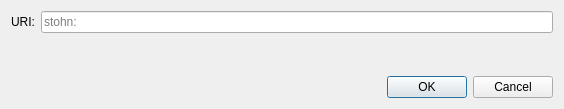
<?xml version="1.0" encoding="UTF-8"?>
<ui version="4.0">
 <class>OpenURIDialog</class>
 <widget class="QDialog" name="OpenURIDialog">
  <property name="geometry">
   <rect>
    <x>0</x>
    <y>0</y>
    <width>564</width>
    <height>109</height>
   </rect>
  </property>
  <property name="windowTitle">
   <string>Open stohn URI</string>
  </property>
  <layout class="QVBoxLayout" name="verticalLayout">
   <item>
    <layout class="QHBoxLayout" name="horizontalLayout">
     <item>
      <widget class="QLabel" name="label">
       <property name="text">
        <string>URI:</string>
       </property>
      </widget>
     </item>
     <item>
      <widget class="QValidatedLineEdit" name="uriEdit">
       <property name="placeholderText">
        <string notr="true">stohn:</string>
       </property>
      </widget>
     </item>
    </layout>
   </item>
   <item>
    <spacer name="verticalSpacer">
     <property name="orientation">
      <enum>Qt::Vertical</enum>
     </property>
     <property name="sizeHint" stdset="0">
      <size>
       <width>20</width>
       <height>40</height>
      </size>
     </property>
    </spacer>
   </item>
   <item>
    <widget class="QDialogButtonBox" name="buttonBox">
     <property name="orientation">
      <enum>Qt::Horizontal</enum>
     </property>
     <property name="standardButtons">
      <set>QDialogButtonBox::Cancel|QDialogButtonBox::Ok</set>
     </property>
    </widget>
   </item>
  </layout>
 </widget>
 <customwidgets>
  <customwidget>
   <class>QValidatedLineEdit</class>
   <extends>QLineEdit</extends>
   <header>qt/qvalidatedlineedit.h</header>
  </customwidget>
 </customwidgets>
 <resources/>
 <connections>
  <connection>
   <sender>buttonBox</sender>
   <signal>accepted()</signal>
   <receiver>OpenURIDialog</receiver>
   <slot>accept()</slot>
   <hints>
    <hint type="sourcelabel">
     <x>248</x>
     <y>254</y>
    </hint>
    <hint type="destinationlabel">
     <x>157</x>
     <y>274</y>
    </hint>
   </hints>
  </connection>
  <connection>
   <sender>buttonBox</sender>
   <signal>rejected()</signal>
   <receiver>OpenURIDialog</receiver>
   <slot>reject()</slot>
   <hints>
    <hint type="sourcelabel">
     <x>316</x>
     <y>260</y>
    </hint>
    <hint type="destinationlabel">
     <x>286</x>
     <y>274</y>
    </hint>
   </hints>
  </connection>
 </connections>
</ui>
